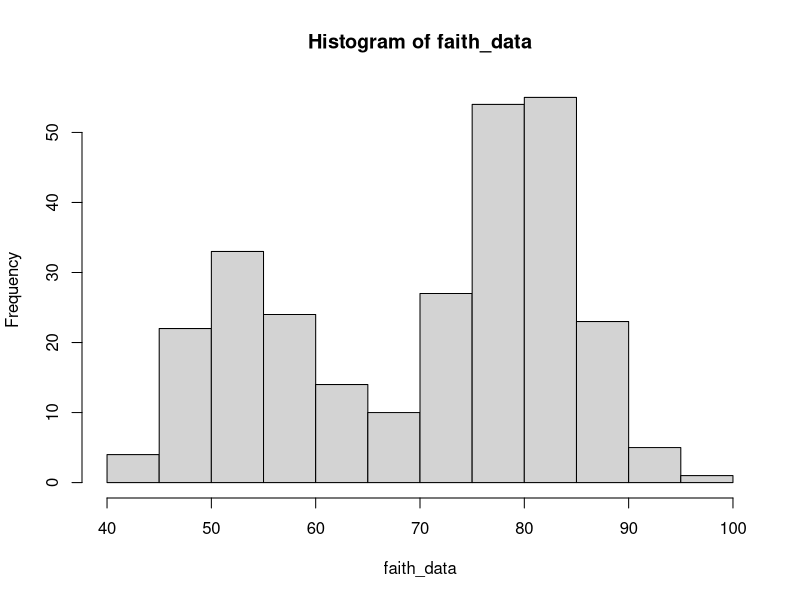

Source code (R): (Note: this script raises an error after producing the figure.)
data("faithful")
faith_data<- faithful$waiting

#First we will find mean and standard deviation of data
mean_faith <- mean(faith_data)
sd_faith<- sd(faith_data)

#for initial value guess, the nicer choice is always add and subtract half of standard deviation    
m_1 <- mean_faith - (sd_faith)/2
m_2<- mean_faith + (sd_faith)/2
p_initial <- 0.5
params_initialise<-c(p_initial, m_1, sd_faith, m_2, sd_faith)


# see data structure and change upper bound in M-Step
hist(faith_data)

#now use EM algorithm on faith data set 
optimization_results <- perform_optimization(faith_data, params_initialise,num_iterations= 10, stopping_criteria = c("iterations", "threshold"), threshold = 1e-6)



#Now for quakes data set 
data("quakes")
quakes_data<-quakes$depth

#mean and standard deviation values 
mean_quakes<-mean(quakes_data)
sd_quakes<-sd(quakes_data)

#for initial value guess, the nicer choice is always add and subtract half of standard deviation
m_1_quakes<-mean_quakes-(sd_quakes/2)
m_2_quakes<- mean_quakes+(sd_quakes/2)
params_initialise_quakes<-c(p_initial,m_1_quakes,sd_quakes,m_2_quakes,sd_quakes)

# see data structure and change upper bound in M-Step
hist(quakes_data)

optimization_results_quakes <- perform_optimization(data=quakes_data,initial_params=params_initialise_quakes,num_iterations= 10, stopping_criteria = c("iterations", "threshold"), threshold = 1e-6)


##below function take above outputs and find marginal density and plot graph

Marginal_Density_and_plot(optimization_results_quakes,quakes_data)

Marginal_Density_and_plot(optimization_results,faith_data)

